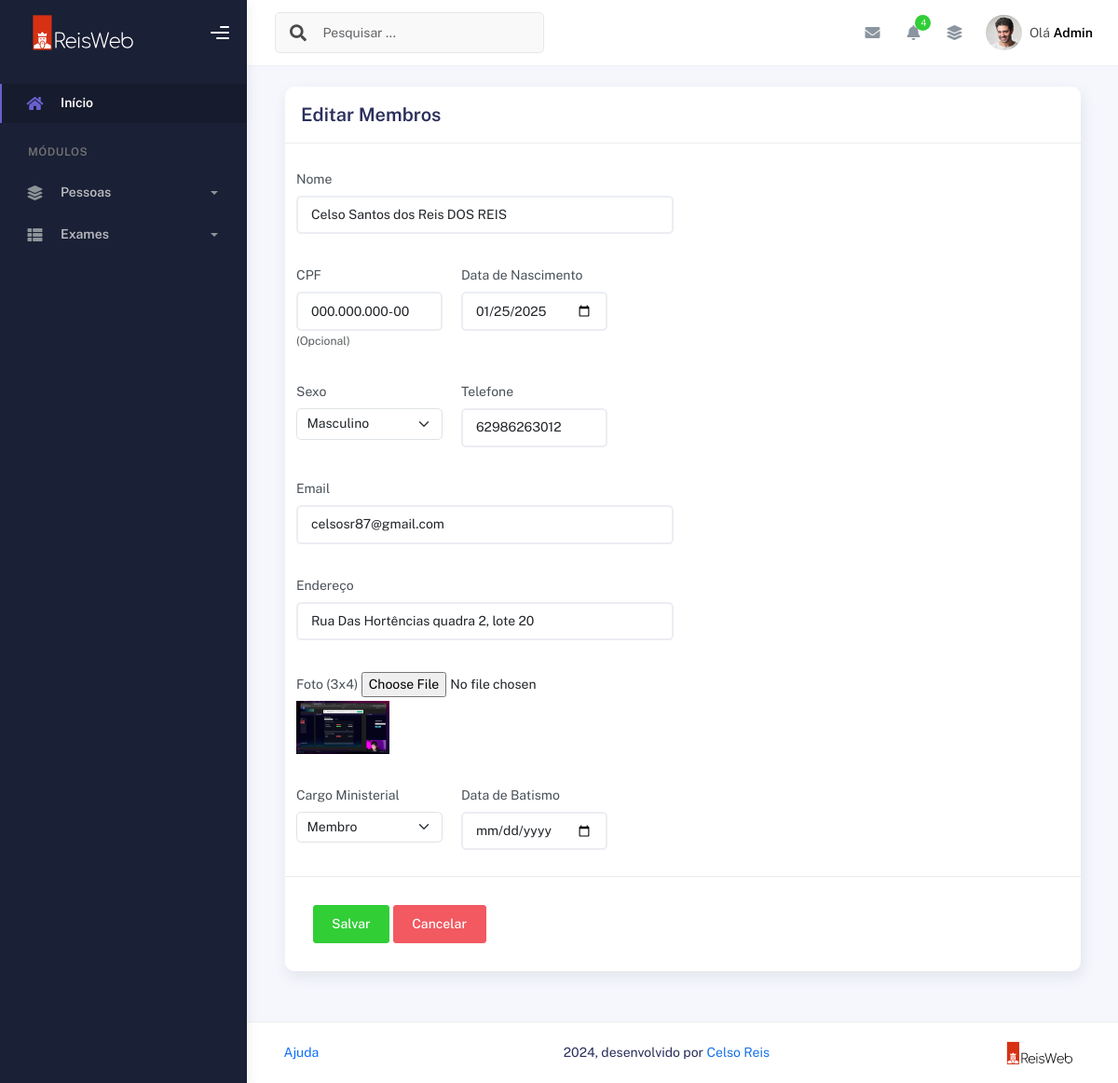
Before: /membros/editar/17/ (signed in) with the older database file.
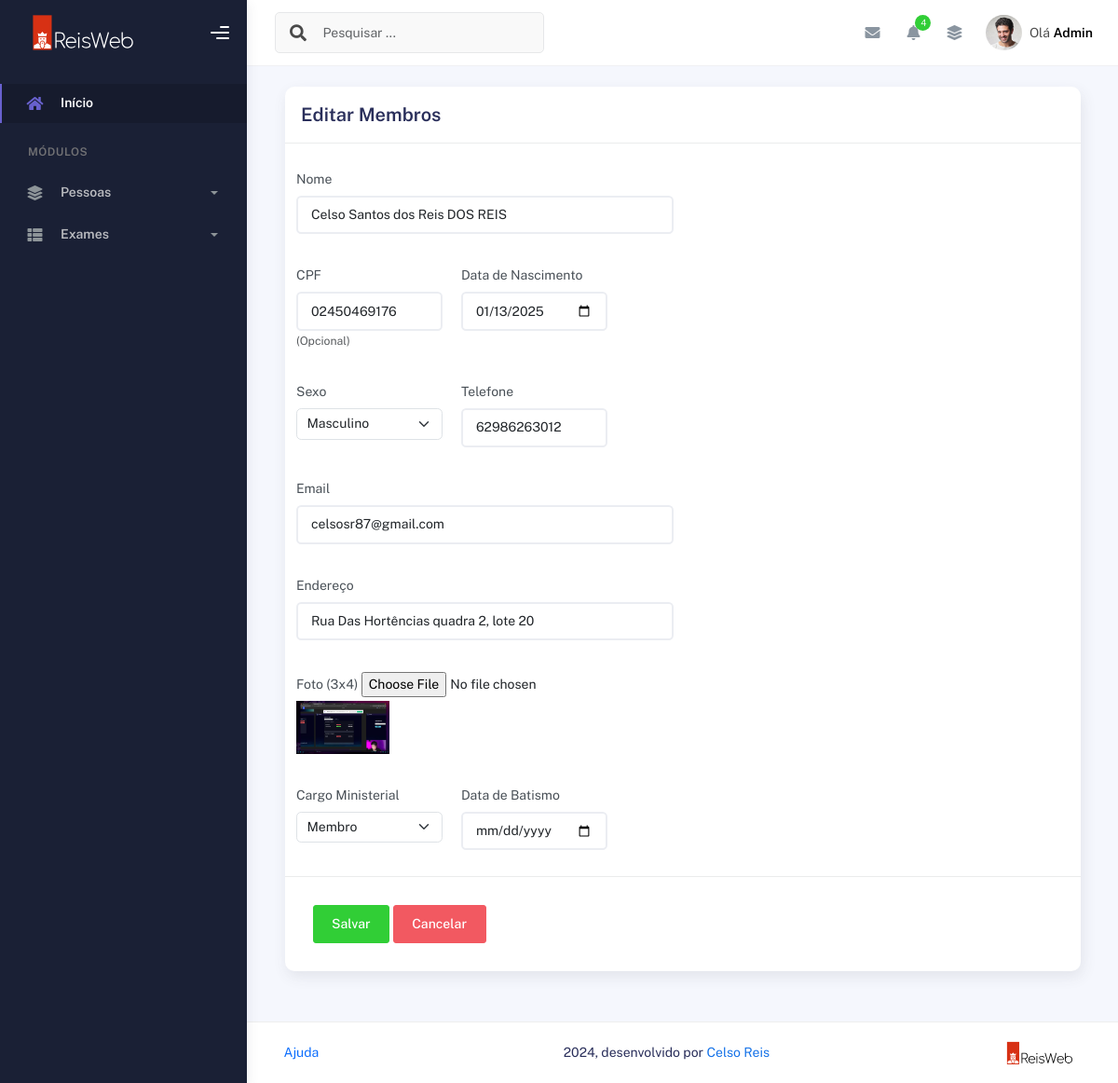
After: the same page with the newer database file.
### plataformaigreja/models.py (models this page shows, shortened)
class Membros(models.Model):
    choices_sexo = (('F', 'Feminino'),
                    ('M', 'Masculino'))
    choices_cargo = (('A', 'Auxiliar'),
                     ('C', 'Congregado'),
                     ('Cr', 'Crianças'),
                     ('Da', 'Diaconisa'),
                     ('D', 'Diácono'),
                     ('E', 'Evangelista'),
                     ('J', 'Jovem'),
                     ('Mb', 'Membro'),
                     ('Mi', 'Missionário(a)'),
                     ('Pr', 'Pastor'),
                     ('P', 'Presbítero'))
    nome = models.CharField(max_length=50)
    sexo = models.CharField(max_length=1, choices=choices_sexo)
    cpf = models.CharField(max_length=20, blank=True, null=True)
    email = models.EmailField(blank=True, null=True)
    telefone = models.CharField(max_length=19, blank=True, null=True)
    endereco = models.CharField(max_length=100, blank=True, null=True)
    foto = models.ImageField(upload_to="img_membros", null=True, blank=True)
    data_nascimento = models.DateField(null=True, blank=True)
    data_batismo = models.DateField(null=True, blank=True)
    cargo = models.CharField(max_length=2, choices=choices_cargo)
    pastor = models.ForeignKey(User, on_delete=models.CASCADE)

### plataformaigreja/views.py (the view, shortened to what this page needs)
# urls.py: path('membros/editar/<int:id>/', views.atualizar_membro, name='editar_membro'),
@login_required(login_url='/usuarios/login')
def atualizar_membro(request, id):
    membro = get_object_or_404(Membros, id=id, pastor=request.user)
    if request.method == "GET":
        return render(request, 'editar_membro.html', {'membro': membro})

### plataformaigreja/templates/editar_membro.html (shortened to what the changed rows need)
{% extends "bases/base_plataformaigreja.html" %}
{% load static %}
{% block 'conteudo' %}
        <div class="container">
          <div class="page-inner">
            <div class="row g-3">
              <div class="col-md-12">
                  <div class="card">
                    <div class="card-body">
                      <div class="row">
                        <div class="col-md-6 col-lg-6">
                          <form class="row g-3" method="post" enctype="multipart/form-data">{% csrf_token %}
                          <div class="form-group">
                            <label for="nome">Nome</label>
                            <input
                              type="text"
                              class="form-control"
                              id="nome"
                              name="nome"
                              value="{{ membro.nome }}"
                            />
                          </div>
                          <div class=" col-md-5 form-group">
                            <label for="cpf">CPF</label>
                            <input
                              type="text"
                              class="form-control"
                              id="cpf"
                              name="cpf"
                              value="{{ membro.cpf }}"
                            />
                            <small id="cpf2" class="form-text text-muted"
                              >(Opcional)</small
                            >
                          </div>
                          <div class="col-md-5 form-group">
                            <label for="data_nascimento">Data de Nascimento</label>
                            <input
                              type="date"
                              class="form-control"
                              id="data_nascimento"
                              name="data_nascimento"
                              value="{{ membro.data_nascimento | date:'Y-m-d' }}"
                            />
                          </div>
                          <div class="col-md-5 form-group">
                            <label for="sexo"
                              >Sexo</label
                            >
                            <select
                              class="form-select"
                              id="sexo"
                              name="sexo"
                            >
                            <option value="M" {% if membro.sexo == 'M' %}selected{% endif %}>Masculino</option>
                            </select>
                          </div>
                          <div class="col-md-5 form-group">
                            <label for="telefone">Telefone</label>
                            <input
                              type="phone2numeric"
                              class="form-control"
                              id="telefone"
                              name="telefone"
                              value="{{ membro.telefone }}"
                            />
                          </div>
                          <div class="form-group">
                            <label for="email">Email</label>
                            <input
                              type="email"
                              class="form-control"
                              id="email"
                              name="email"
                              value="{{ membro.email }}"
                            />
                          </div>
                          <div class="form-group">
                            <label for="endereco">Endereço</label>
                            <input
                              type="text"
                              class="form-control"
                              id="endereco"
                              name="endereco"
                              value="{{ membro.endereco }}"
                            />
                          </div>
                          <div class="form-group">
                            <label for="foto"
                              >Foto (3x4)</label
                            >
                            <input
                              type="file"
                              class="form-control-file"
                              id="foto"
                              name="foto"
                            />
                            {% if membro.foto %}
                                <img src="{{ membro.foto.url }}" alt="Foto do Membro" width="100">
                            {% endif %}
                          </div>
                          <div class="col-md-5 form-group">
                            <label for="cargo"
                              >Cargo Ministerial</label
                            >
                            <select
                              class="form-select"
                              id="cargo"
                              name="cargo"
                              required
                            >
                            {% for value, label in membro.choices_cargo %}
                                <option value="{{ value }}" {% if membro.cargo == value %}selected{% endif %}>{{ label }}</option>
                            {% endfor %}
                            </select>
                          </div>
                        </div>
                      </div>
                    </div>
                  </div>
                </div>
              </div>
            </div>
          </div>
{% endblock %}

Changed rows visible on the page:
changed Membros "Celso Santos dos Reis DOS REIS": cpf "000.000.000-00" → "02450469176"; data_nascimento "01/25/2025" → "01/13/2025"
